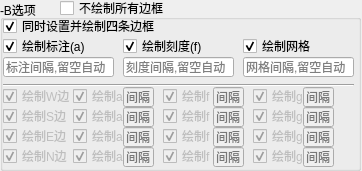
<?xml version="1.0" encoding="UTF-8"?>
<ui version="4.0">
 <class>GMT_B_option</class>
 <widget class="QWidget" name="GMT_B_option">
  <property name="geometry">
   <rect>
    <x>0</x>
    <y>0</y>
    <width>362</width>
    <height>171</height>
   </rect>
  </property>
  <property name="windowTitle">
   <string>Form</string>
  </property>
  <widget class="QGroupBox" name="B">
   <property name="geometry">
    <rect>
     <x>0</x>
     <y>0</y>
     <width>361</width>
     <height>171</height>
    </rect>
   </property>
   <property name="title">
    <string>-B选项</string>
   </property>
   <widget class="QLineEdit" name="a_stride_s">
    <property name="enabled">
     <bool>false</bool>
    </property>
    <property name="geometry">
     <rect>
      <x>123</x>
      <y>107</y>
      <width>31</width>
      <height>20</height>
     </rect>
    </property>
    <property name="placeholderText">
     <string>间隔</string>
    </property>
   </widget>
   <widget class="QLineEdit" name="a_stride_n">
    <property name="enabled">
     <bool>false</bool>
    </property>
    <property name="geometry">
     <rect>
      <x>123</x>
      <y>147</y>
      <width>31</width>
      <height>20</height>
     </rect>
    </property>
    <property name="placeholderText">
     <string>间隔</string>
    </property>
   </widget>
   <widget class="QCheckBox" name="e_axes">
    <property name="enabled">
     <bool>false</bool>
    </property>
    <property name="geometry">
     <rect>
      <x>3</x>
      <y>127</y>
      <width>71</width>
      <height>18</height>
     </rect>
    </property>
    <property name="text">
     <string>绘制E边</string>
    </property>
    <property name="checked">
     <bool>true</bool>
    </property>
   </widget>
   <widget class="QCheckBox" name="frame_w">
    <property name="enabled">
     <bool>false</bool>
    </property>
    <property name="geometry">
     <rect>
      <x>163</x>
      <y>87</y>
      <width>51</width>
      <height>18</height>
     </rect>
    </property>
    <property name="text">
     <string>绘制f</string>
    </property>
    <property name="checked">
     <bool>true</bool>
    </property>
   </widget>
   <widget class="QLineEdit" name="g_stride">
    <property name="geometry">
     <rect>
      <x>243</x>
      <y>57</y>
      <width>111</width>
      <height>20</height>
     </rect>
    </property>
    <property name="placeholderText">
     <string>网格间隔,留空自动</string>
    </property>
   </widget>
   <widget class="QCheckBox" name="n_axes">
    <property name="enabled">
     <bool>false</bool>
    </property>
    <property name="geometry">
     <rect>
      <x>3</x>
      <y>147</y>
      <width>71</width>
      <height>18</height>
     </rect>
    </property>
    <property name="text">
     <string>绘制N边</string>
    </property>
    <property name="checked">
     <bool>true</bool>
    </property>
   </widget>
   <widget class="QCheckBox" name="grid">
    <property name="geometry">
     <rect>
      <x>243</x>
      <y>37</y>
      <width>76</width>
      <height>18</height>
     </rect>
    </property>
    <property name="text">
     <string>绘制网格</string>
    </property>
    <property name="checked">
     <bool>true</bool>
    </property>
   </widget>
   <widget class="QLineEdit" name="g_stride_n">
    <property name="enabled">
     <bool>false</bool>
    </property>
    <property name="geometry">
     <rect>
      <x>303</x>
      <y>147</y>
      <width>31</width>
      <height>20</height>
     </rect>
    </property>
    <property name="placeholderText">
     <string>间隔</string>
    </property>
   </widget>
   <widget class="QCheckBox" name="s_axes">
    <property name="enabled">
     <bool>false</bool>
    </property>
    <property name="geometry">
     <rect>
      <x>3</x>
      <y>107</y>
      <width>71</width>
      <height>18</height>
     </rect>
    </property>
    <property name="text">
     <string>绘制S边</string>
    </property>
    <property name="checked">
     <bool>true</bool>
    </property>
   </widget>
   <widget class="QLineEdit" name="f_stride_s">
    <property name="enabled">
     <bool>false</bool>
    </property>
    <property name="geometry">
     <rect>
      <x>213</x>
      <y>107</y>
      <width>31</width>
      <height>20</height>
     </rect>
    </property>
    <property name="placeholderText">
     <string>间隔</string>
    </property>
   </widget>
   <widget class="QLineEdit" name="a_stride_e">
    <property name="enabled">
     <bool>false</bool>
    </property>
    <property name="geometry">
     <rect>
      <x>123</x>
      <y>127</y>
      <width>31</width>
      <height>20</height>
     </rect>
    </property>
    <property name="placeholderText">
     <string>间隔</string>
    </property>
   </widget>
   <widget class="QCheckBox" name="grid_e">
    <property name="enabled">
     <bool>false</bool>
    </property>
    <property name="geometry">
     <rect>
      <x>253</x>
      <y>127</y>
      <width>51</width>
      <height>18</height>
     </rect>
    </property>
    <property name="text">
     <string>绘制g</string>
    </property>
    <property name="checked">
     <bool>true</bool>
    </property>
   </widget>
   <widget class="QLineEdit" name="f_stride_n">
    <property name="enabled">
     <bool>false</bool>
    </property>
    <property name="geometry">
     <rect>
      <x>213</x>
      <y>147</y>
      <width>31</width>
      <height>20</height>
     </rect>
    </property>
    <property name="placeholderText">
     <string>间隔</string>
    </property>
   </widget>
   <widget class="QLineEdit" name="a_stride">
    <property name="geometry">
     <rect>
      <x>3</x>
      <y>57</y>
      <width>111</width>
      <height>20</height>
     </rect>
    </property>
    <property name="placeholderText">
     <string>标注间隔,留空自动</string>
    </property>
   </widget>
   <widget class="QCheckBox" name="annotation">
    <property name="geometry">
     <rect>
      <x>3</x>
      <y>37</y>
      <width>91</width>
      <height>18</height>
     </rect>
    </property>
    <property name="text">
     <string>绘制标注(a)</string>
    </property>
    <property name="checked">
     <bool>true</bool>
    </property>
   </widget>
   <widget class="QCheckBox" name="annotation_s">
    <property name="enabled">
     <bool>false</bool>
    </property>
    <property name="geometry">
     <rect>
      <x>73</x>
      <y>107</y>
      <width>51</width>
      <height>18</height>
     </rect>
    </property>
    <property name="text">
     <string>绘制a</string>
    </property>
    <property name="checked">
     <bool>true</bool>
    </property>
   </widget>
   <widget class="QCheckBox" name="annotation_e">
    <property name="enabled">
     <bool>false</bool>
    </property>
    <property name="geometry">
     <rect>
      <x>73</x>
      <y>127</y>
      <width>51</width>
      <height>18</height>
     </rect>
    </property>
    <property name="text">
     <string>绘制a</string>
    </property>
    <property name="checked">
     <bool>true</bool>
    </property>
   </widget>
   <widget class="QLineEdit" name="a_stride_w">
    <property name="enabled">
     <bool>false</bool>
    </property>
    <property name="geometry">
     <rect>
      <x>123</x>
      <y>87</y>
      <width>31</width>
      <height>20</height>
     </rect>
    </property>
    <property name="placeholderText">
     <string>间隔</string>
    </property>
   </widget>
   <widget class="QCheckBox" name="frame_n">
    <property name="enabled">
     <bool>false</bool>
    </property>
    <property name="geometry">
     <rect>
      <x>163</x>
      <y>147</y>
      <width>51</width>
      <height>18</height>
     </rect>
    </property>
    <property name="text">
     <string>绘制f</string>
    </property>
    <property name="checked">
     <bool>true</bool>
    </property>
   </widget>
   <widget class="QLineEdit" name="f_stride_e">
    <property name="enabled">
     <bool>false</bool>
    </property>
    <property name="geometry">
     <rect>
      <x>213</x>
      <y>127</y>
      <width>31</width>
      <height>20</height>
     </rect>
    </property>
    <property name="placeholderText">
     <string>间隔</string>
    </property>
   </widget>
   <widget class="QLineEdit" name="g_stride_e">
    <property name="enabled">
     <bool>false</bool>
    </property>
    <property name="geometry">
     <rect>
      <x>303</x>
      <y>127</y>
      <width>31</width>
      <height>20</height>
     </rect>
    </property>
    <property name="placeholderText">
     <string>间隔</string>
    </property>
   </widget>
   <widget class="QCheckBox" name="grid_s">
    <property name="enabled">
     <bool>false</bool>
    </property>
    <property name="geometry">
     <rect>
      <x>253</x>
      <y>107</y>
      <width>51</width>
      <height>18</height>
     </rect>
    </property>
    <property name="text">
     <string>绘制g</string>
    </property>
    <property name="checked">
     <bool>true</bool>
    </property>
   </widget>
   <widget class="QLineEdit" name="g_stride_w">
    <property name="enabled">
     <bool>false</bool>
    </property>
    <property name="geometry">
     <rect>
      <x>303</x>
      <y>87</y>
      <width>31</width>
      <height>20</height>
     </rect>
    </property>
    <property name="placeholderText">
     <string>间隔</string>
    </property>
   </widget>
   <widget class="QLineEdit" name="g_stride_s">
    <property name="enabled">
     <bool>false</bool>
    </property>
    <property name="geometry">
     <rect>
      <x>303</x>
      <y>107</y>
      <width>31</width>
      <height>20</height>
     </rect>
    </property>
    <property name="placeholderText">
     <string>间隔</string>
    </property>
   </widget>
   <widget class="QCheckBox" name="grid_n">
    <property name="enabled">
     <bool>false</bool>
    </property>
    <property name="geometry">
     <rect>
      <x>253</x>
      <y>147</y>
      <width>51</width>
      <height>18</height>
     </rect>
    </property>
    <property name="text">
     <string>绘制g</string>
    </property>
    <property name="checked">
     <bool>true</bool>
    </property>
   </widget>
   <widget class="QCheckBox" name="annotation_n">
    <property name="enabled">
     <bool>false</bool>
    </property>
    <property name="geometry">
     <rect>
      <x>73</x>
      <y>147</y>
      <width>51</width>
      <height>18</height>
     </rect>
    </property>
    <property name="text">
     <string>绘制a</string>
    </property>
    <property name="checked">
     <bool>true</bool>
    </property>
   </widget>
   <widget class="QCheckBox" name="frame_e">
    <property name="enabled">
     <bool>false</bool>
    </property>
    <property name="geometry">
     <rect>
      <x>163</x>
      <y>127</y>
      <width>51</width>
      <height>18</height>
     </rect>
    </property>
    <property name="text">
     <string>绘制f</string>
    </property>
    <property name="checked">
     <bool>true</bool>
    </property>
   </widget>
   <widget class="QCheckBox" name="all_axes">
    <property name="geometry">
     <rect>
      <x>3</x>
      <y>17</y>
      <width>181</width>
      <height>18</height>
     </rect>
    </property>
    <property name="text">
     <string>同时设置并绘制四条边框</string>
    </property>
    <property name="checked">
     <bool>true</bool>
    </property>
   </widget>
   <widget class="QCheckBox" name="annotation_w">
    <property name="enabled">
     <bool>false</bool>
    </property>
    <property name="geometry">
     <rect>
      <x>73</x>
      <y>87</y>
      <width>51</width>
      <height>18</height>
     </rect>
    </property>
    <property name="text">
     <string>绘制a</string>
    </property>
    <property name="checked">
     <bool>true</bool>
    </property>
   </widget>
   <widget class="QCheckBox" name="frame">
    <property name="geometry">
     <rect>
      <x>123</x>
      <y>37</y>
      <width>81</width>
      <height>18</height>
     </rect>
    </property>
    <property name="text">
     <string>绘制刻度(f)</string>
    </property>
    <property name="checked">
     <bool>true</bool>
    </property>
   </widget>
   <widget class="Line" name="line">
    <property name="geometry">
     <rect>
      <x>3</x>
      <y>77</y>
      <width>351</width>
      <height>16</height>
     </rect>
    </property>
    <property name="orientation">
     <enum>Qt::Horizontal</enum>
    </property>
   </widget>
   <widget class="QLineEdit" name="f_stride">
    <property name="geometry">
     <rect>
      <x>123</x>
      <y>57</y>
      <width>111</width>
      <height>20</height>
     </rect>
    </property>
    <property name="placeholderText">
     <string>刻度间隔,留空自动</string>
    </property>
   </widget>
   <widget class="QCheckBox" name="grid_w">
    <property name="enabled">
     <bool>false</bool>
    </property>
    <property name="geometry">
     <rect>
      <x>253</x>
      <y>87</y>
      <width>51</width>
      <height>18</height>
     </rect>
    </property>
    <property name="text">
     <string>绘制g</string>
    </property>
    <property name="checked">
     <bool>true</bool>
    </property>
   </widget>
   <widget class="QLineEdit" name="f_stride_w">
    <property name="enabled">
     <bool>false</bool>
    </property>
    <property name="geometry">
     <rect>
      <x>213</x>
      <y>87</y>
      <width>31</width>
      <height>20</height>
     </rect>
    </property>
    <property name="placeholderText">
     <string>间隔</string>
    </property>
   </widget>
   <widget class="QCheckBox" name="frame_s">
    <property name="enabled">
     <bool>false</bool>
    </property>
    <property name="geometry">
     <rect>
      <x>163</x>
      <y>107</y>
      <width>51</width>
      <height>18</height>
     </rect>
    </property>
    <property name="text">
     <string>绘制f</string>
    </property>
    <property name="checked">
     <bool>true</bool>
    </property>
   </widget>
   <widget class="QCheckBox" name="w_axes">
    <property name="enabled">
     <bool>false</bool>
    </property>
    <property name="geometry">
     <rect>
      <x>3</x>
      <y>87</y>
      <width>71</width>
      <height>18</height>
     </rect>
    </property>
    <property name="text">
     <string>绘制W边</string>
    </property>
    <property name="checked">
     <bool>true</bool>
    </property>
   </widget>
   <widget class="QCheckBox" name="all_disable">
    <property name="geometry">
     <rect>
      <x>60</x>
      <y>-1</y>
      <width>111</width>
      <height>18</height>
     </rect>
    </property>
    <property name="text">
     <string>不绘制所有边框</string>
    </property>
   </widget>
  </widget>
 </widget>
 <tabstops>
  <tabstop>all_disable</tabstop>
  <tabstop>all_axes</tabstop>
  <tabstop>annotation</tabstop>
  <tabstop>a_stride</tabstop>
  <tabstop>frame</tabstop>
  <tabstop>f_stride</tabstop>
  <tabstop>grid</tabstop>
  <tabstop>g_stride</tabstop>
  <tabstop>w_axes</tabstop>
  <tabstop>annotation_w</tabstop>
  <tabstop>a_stride_w</tabstop>
  <tabstop>frame_w</tabstop>
  <tabstop>f_stride_w</tabstop>
  <tabstop>grid_w</tabstop>
  <tabstop>g_stride_w</tabstop>
  <tabstop>s_axes</tabstop>
  <tabstop>annotation_s</tabstop>
  <tabstop>a_stride_s</tabstop>
  <tabstop>frame_s</tabstop>
  <tabstop>f_stride_s</tabstop>
  <tabstop>grid_s</tabstop>
  <tabstop>g_stride_s</tabstop>
  <tabstop>e_axes</tabstop>
  <tabstop>annotation_e</tabstop>
  <tabstop>a_stride_e</tabstop>
  <tabstop>frame_e</tabstop>
  <tabstop>f_stride_e</tabstop>
  <tabstop>grid_e</tabstop>
  <tabstop>g_stride_e</tabstop>
  <tabstop>n_axes</tabstop>
  <tabstop>annotation_n</tabstop>
  <tabstop>a_stride_n</tabstop>
  <tabstop>frame_n</tabstop>
  <tabstop>f_stride_n</tabstop>
  <tabstop>grid_n</tabstop>
  <tabstop>g_stride_n</tabstop>
 </tabstops>
 <resources/>
 <connections/>
</ui>
